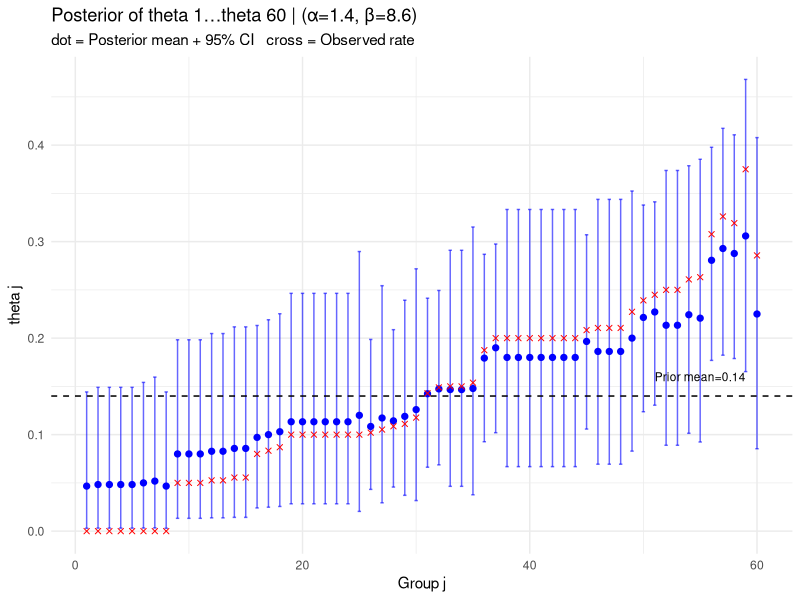
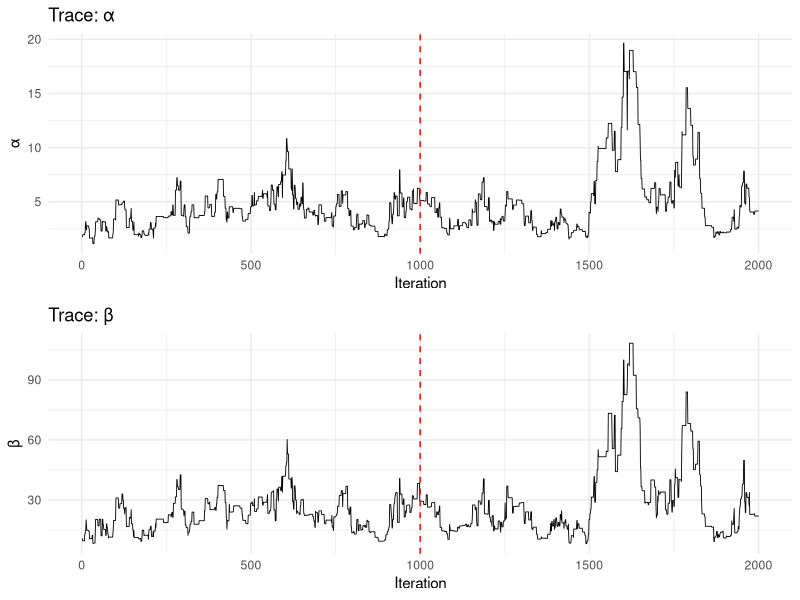
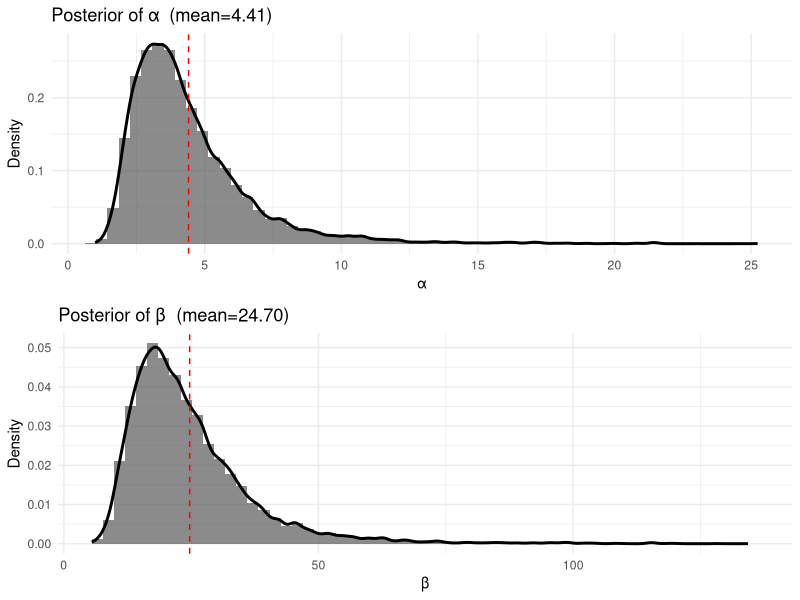
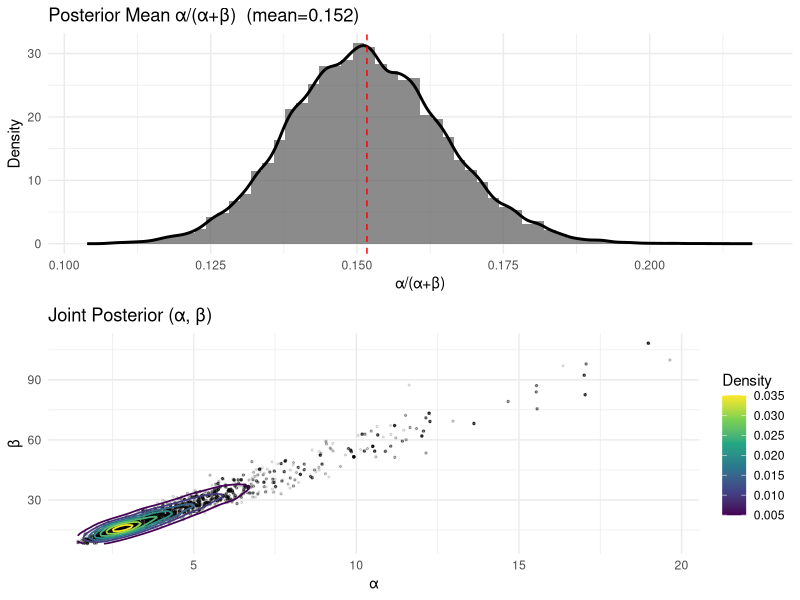
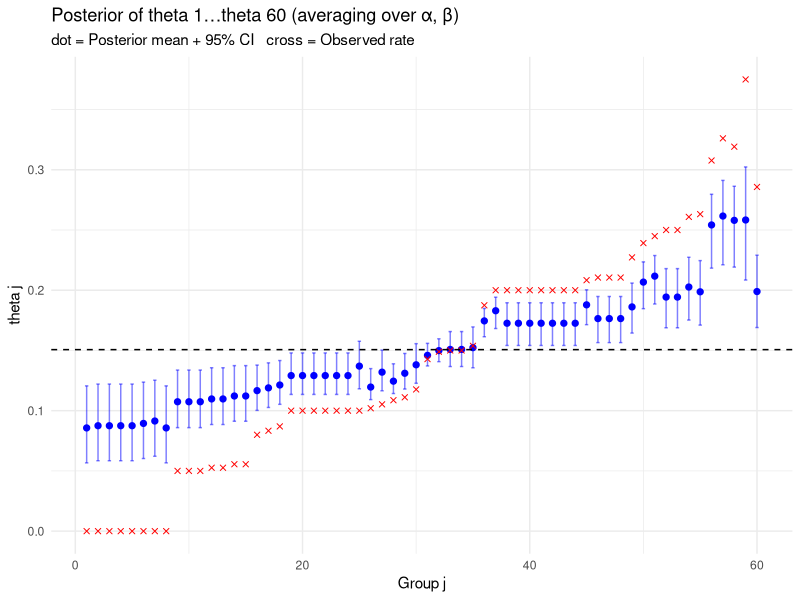
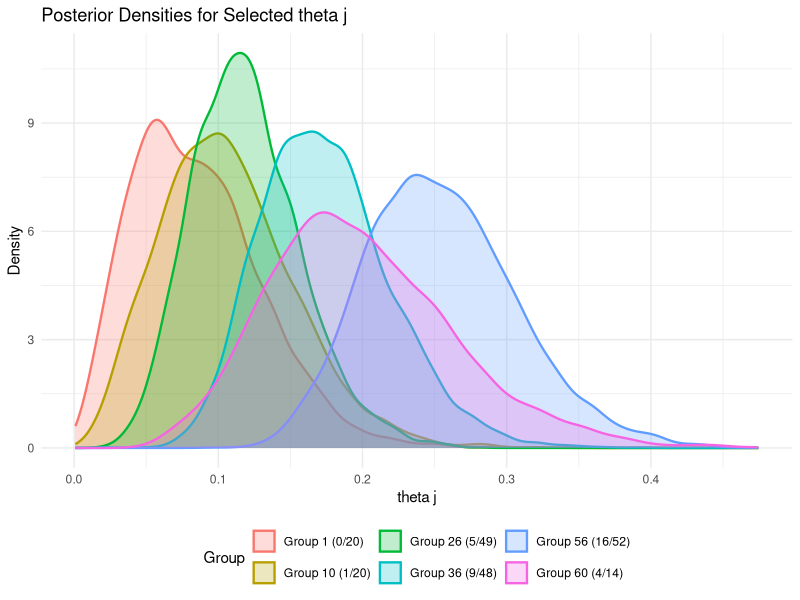
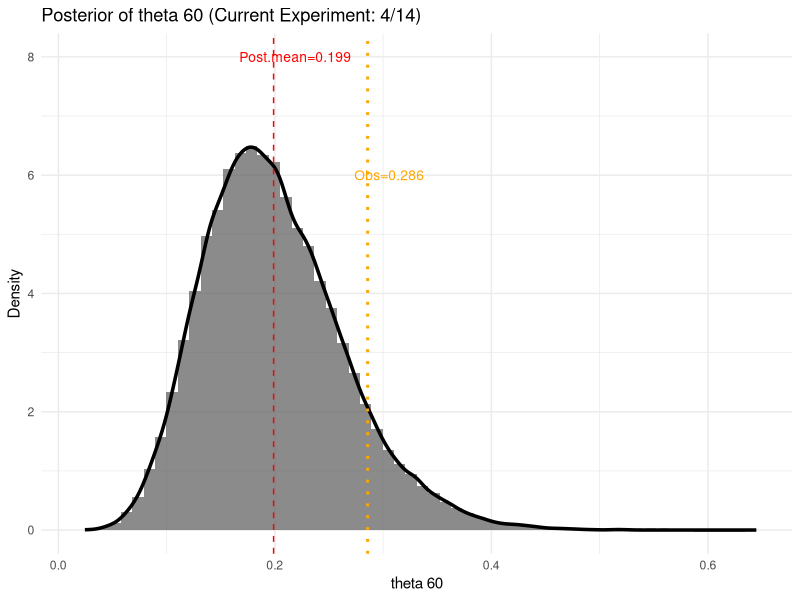

Here is the R script that generated these plots, in order:
## ---- chunk 1
library(ggplot2)
library(gridExtra)
library(coda)
## ---- chunk 2
y <- c(0,0,0,0,0,0,0,0,1,1,1,1,1,1,1,2,2,2,2,2,2,2,2,
       2,1,5,2,5,3,2,7,7,3,3,2,9,10,4,4,4,4,4,4,4,10,4,4,4,5,
       11,12,5,5,6,5,16,15,15,9,4)
n <- c(20,19,19,19,19,18,17,20,20,20,20,19,19,18,18,25,24,
       23,20,20,20,20,20,20,10,49,19,46,27,17,49,47,20,20,13,48,50,20,
       20,20,20,20,20,20,48,19,19,19,22,46,49,20,20,23,19,
       52,46,47,24,14)

J <- length(y) 

alpha_fixed <- 1.4
beta_fixed  <- 8.6

alpha_post_j <- alpha_fixed + y
beta_post_j  <- beta_fixed  + n - y

post_mean <- alpha_post_j / (alpha_post_j + beta_post_j)
post_lo   <- qbeta(0.025, alpha_post_j, beta_post_j)
post_hi   <- qbeta(0.975, alpha_post_j, beta_post_j)

df_part1 <- data.frame(
  group     = 1:J,
  mean      = post_mean,
  lo        = post_lo,
  hi        = post_hi,
  obs_rate  = y / n
)
## ---- chunk 3
p1a <- ggplot(df_part1, aes(x=group, y=mean)) +
  geom_point(color="blue", size=1.8) +
  geom_errorbar(aes(ymin=lo, ymax=hi),
                width=0.3, color="blue", alpha=0.6) +
  geom_point(aes(y=obs_rate), color="red",
             shape=4, size=1.5) +
  geom_hline(yintercept=alpha_fixed/(alpha_fixed+beta_fixed),
             linetype="dashed") +
  annotate("text", x=55, y=alpha_fixed/(alpha_fixed+beta_fixed)+0.02,
           label=sprintf("Prior mean=%.2f",
                         alpha_fixed/(alpha_fixed+beta_fixed)), size=3) +
  labs(title=sprintf("Posterior of theta 1…theta 60 | (α=%.1f, β=%.1f)",
                     alpha_fixed, beta_fixed),
       subtitle="dot = Posterior mean + 95% CI   cross = Observed rate",
       x="Group j", y="theta j") +
  theme_minimal()
p1a
## ---- chunk 4
log_marginal_posterior <- function(alpha, beta) {
  if (alpha <= 0 | beta <= 0) return(-Inf)
  log_prior <- -2.5 * log(alpha + beta)
  log_lik <- sum(
    lbeta(alpha + y, beta + n - y) - lbeta(alpha, beta)
  )
  
  log_prior + log_lik
}

log_post_transformed <- function(log_alpha, log_beta) {
  alpha <- exp(log_alpha)
  beta  <- exp(log_beta)
  log_marginal_posterior(alpha, beta) + log_alpha + log_beta
}

metropolis_ab <- function(n_iter = 60000, sigma = 0.3) {
  samples      <- matrix(NA, nrow=n_iter, ncol=2,
                         dimnames=list(NULL, c("alpha","beta")))
  mu0    <- mean(y/n)
  var0   <- var(y/n)
  alpha0 <- mu0 * (mu0*(1-mu0)/var0 - 1)
  beta0  <- alpha0 * (1-mu0) / mu0
  alpha0 <- max(alpha0, 0.5)
  beta0  <- max(beta0, 0.5)
  
  cur       <- c(log(alpha0), log(beta0))
  log_p_cur <- log_post_transformed(cur[1], cur[2])
  accept    <- 0
  
  for (i in seq_len(n_iter)) {
    prop      <- cur + rnorm(2, 0, sigma)
    log_p_prop <- log_post_transformed(prop[1], prop[2])
    
    if (log(runif(1)) < (log_p_prop - log_p_cur)) {
      cur       <- prop
      log_p_cur <- log_p_prop
      accept    <- accept + 1
    }
    samples[i, ] <- exp(cur)  
  }
  
  list(samples     = samples,
       accept_rate = accept / n_iter)
}

res_ab      <- metropolis_ab(n_iter=61000, sigma=0.3)
burn_in     <- 1000
ab_samples  <- res_ab$samples[(burn_in+1):61000, ]
alpha_samp  <- ab_samples[, "alpha"]
beta_samp   <- ab_samples[, "beta"]

# Trace Plots
df_tr <- data.frame(
  iter  = 1:2000,
  alpha = res_ab$samples[1:2000,"alpha"],
  beta  = res_ab$samples[1:2000,"beta"]
)
p_ta <- ggplot(df_tr, aes(x=iter, y=alpha)) +
  geom_line(linewidth=0.3) +
  geom_vline(xintercept=1000, color="red", linetype="dashed") +
  labs(title="Trace: α", x="Iteration", y="α") +
  theme_minimal()

p_tb <- ggplot(df_tr, aes(x=iter, y=beta)) +
  geom_line(linewidth=0.3) +
  geom_vline(xintercept=1000, color="red", linetype="dashed") +
  labs(title="Trace: β", x="Iteration", y="β") +
  theme_minimal()

df_ab <- data.frame(alpha=alpha_samp, beta=beta_samp,
                    mu=alpha_samp/(alpha_samp+beta_samp))

p_a <- ggplot(df_ab, aes(x=alpha)) +
  geom_histogram(aes(y=after_stat(density)), bins=60, alpha=0.7) +
  geom_density(linewidth=1) +
  geom_vline(xintercept=mean(alpha_samp),
             color="red", linetype="dashed") +
  labs(title=sprintf("Posterior of α  (mean=%.2f)", mean(alpha_samp)),
       x="α", y="Density") +
  theme_minimal()

p_b <- ggplot(df_ab, aes(x=beta)) +
  geom_histogram(aes(y=after_stat(density)), bins=60, alpha=0.7) +
  geom_density(linewidth=1) +
  geom_vline(xintercept=mean(beta_samp),
             color="red", linetype="dashed") +
  labs(title=sprintf("Posterior of β  (mean=%.2f)", mean(beta_samp)),
       x="β", y="Density") +
  theme_minimal()

p_mu <- ggplot(df_ab, aes(x=mu)) +
  geom_histogram(aes(y=after_stat(density)), bins=60, alpha=0.7) +
  geom_density(linewidth=1) +
  geom_vline(xintercept=mean(df_ab$mu),
             color="red", linetype="dashed") +
  labs(title=sprintf("Posterior Mean α/(α+β)  (mean=%.3f)",
                     mean(df_ab$mu)),
       x="α/(α+β)", y="Density") +
  theme_minimal()

p_joint <- ggplot(df_ab[1:5000,], aes(x=alpha, y=beta)) +
  geom_point(alpha=0.1, size=0.5) +
  stat_density_2d(aes(color=after_stat(level)),
                  bins=8, linewidth=0.6) +
  scale_color_viridis_c(name="Density") +
  labs(title="Joint Posterior (α, β)",
       x="α", y="β") +
  theme_minimal()

grid.arrange(p_ta, p_tb,ncol=1)
grid.arrange(p_a, p_b, ncol=1)
grid.arrange(p_mu, p_joint, ncol=1)
## ---- chunk 5

S <- nrow(ab_samples)  
theta_post_mean <- matrix(NA, nrow=S, ncol=J)

for (s in 1:S) {
  a_s <- alpha_samp[s]
  b_s <- beta_samp[s]
  theta_post_mean[s, ] <- (a_s + y) / (a_s + b_s + n)
}

theta_mean <- colMeans(theta_post_mean)
theta_lo   <- apply(theta_post_mean, 2, quantile, 0.025)
theta_hi   <- apply(theta_post_mean, 2, quantile, 0.975)

theta_samples <- matrix(NA, nrow=S, ncol=J)
for (s in 1:S) {
  a_s <- alpha_samp[s]
  b_s <- beta_samp[s]
  theta_samples[s, ] <- rbeta(J,
                               shape1 = a_s + y,
                               shape2 = b_s + n - y)
}

df_theta <- data.frame(
  group    = 1:J,
  mean     = theta_mean,
  lo       = theta_lo,
  hi       = theta_hi,
  obs_rate = y / n
)

p_theta_all <- ggplot(df_theta, aes(x=group, y=mean)) +
  geom_point(color="blue", size=1.8) +
  geom_errorbar(aes(ymin=lo, ymax=hi),
                width=0.3, color="blue", alpha=0.5) +
  geom_point(aes(y=obs_rate), color="red",
             shape=4, size=1.5) +
  geom_hline(yintercept=mean(theta_mean),
             linetype="dashed") +
  labs(title="Posterior of theta 1…theta 60 (averaging over α, β)",
       subtitle="dot = Posterior mean + 95% CI   cross = Observed rate",
       x="Group j", y="theta j") +
  theme_minimal()

selected <- c(1, 10, 26, 36, 56, 60)
df_dens2 <- do.call(rbind, lapply(selected, function(j) {
  data.frame(
    value = theta_samples[1:5000, j],
    group = paste0("Group ", j,
                   " (", y[j], "/", n[j], ")")
  )
}))

p_dens2 <- ggplot(df_dens2, aes(x=value, fill=group, color=group)) +
  geom_density(alpha=0.25, linewidth=0.8) +
  labs(title="Posterior Densities for Selected theta j",
       x="theta j", y="Density", fill="Group", color="Group") +
  theme_minimal() +
  theme(legend.position="bottom")

df_theta60 <- data.frame(theta60 = theta_samples[, 60])

p_theta60 <- ggplot(df_theta60, aes(x=theta60)) +
  geom_histogram(aes(y=after_stat(density)), bins=60, alpha=0.7) +
  geom_density(linewidth=1.2) +
  geom_vline(xintercept=mean(theta_samples[,60]),
             color="red", linetype="dashed") +
  geom_vline(xintercept=y[60]/n[60],
             color="orange", linetype="dotted", linewidth=1) +
  annotate("text", x=mean(theta_samples[,60])+0.02, y=8,
           label=sprintf("Post.mean=%.3f", mean(theta_samples[,60])),
           color="red", size=3.5) +
  annotate("text", x=y[60]/n[60]+0.02, y=6,
           label=sprintf("Obs=%.3f", y[60]/n[60]),
           color="orange", size=3.5) +
  labs(title="Posterior of theta 60 (Current Experiment: 4/14)",
       x="theta 60", y="Density") +
  theme_minimal()

p_theta_all
p_dens2
p_theta60

cat(sprintf("observe rate:    %.4f\n", y[60]/n[60]))
cat(sprintf("posterier mean:   %.4f\n", mean(theta_samples[,60])))
cat(sprintf("95%% CI:    (%.4f, %.4f)\n",
            quantile(theta_samples[,60], 0.025),
            quantile(theta_samples[,60], 0.975)))
